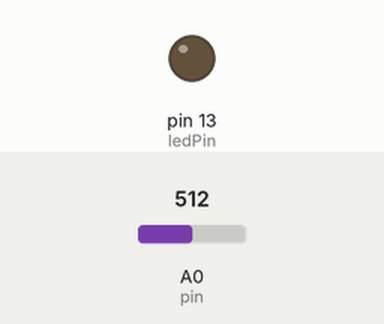
A sketch run on a simulated Arduino Uno, built with avr-gcc and run on an emulated ATmega328P. On the bench: output pins drawn as LEDs (lit = HIGH). The inputs (shaded band) are chosen by the test bench; at power-on: A0 (pin) = 512. What the sketch prints to the serial monitor is not drawn.

Above: at 1.2 s.
1.3 s: A0 (pin) set to 588
2.8 s: A0 (pin) set to 619
At 4.2 s:
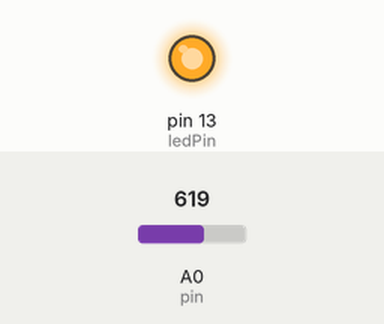
Timing chart, 0 to 5.8 s (numbered marks = the images above; inputs shaded):
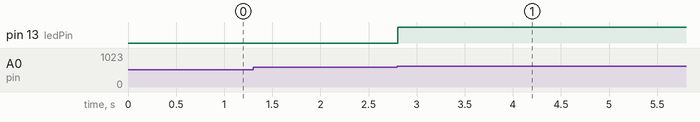

Measured:
- the behaviour switches between 600 and 601 on A0 (pin) (found by bisection; images 0 and 1)
- after the input at 2.8 s, pin 13 (ledPin): LOW → HIGH at once

The sketch:

skiRunner.ino
```cpp
int pin = A0;
int ledPin = 13;
int minSignal = 600;
bool stateUp = false;
bool lastState = false;
bool oneStep = false;
void setup() {
	pinMode(pin, INPUT);
	pinMode(ledPin, OUTPUT);
	Serial.begin(9600);

}

void loop() {
	int signal = analogRead(pin);
	//Serial.println(signal);
	if (signal > minSignal){
		stateUp = true;
	}
	else{
		stateUp = false;
	}
	if (lastState != stateUp && lastState == false){
		//Serial.println(1);
		oneStep = not oneStep;
	}
	else {
		//Serial.println(0);

	}

	lastState = stateUp;
	Serial.println(oneStep);

	digitalWrite(ledPin, oneStep); //индикатор
}
```
